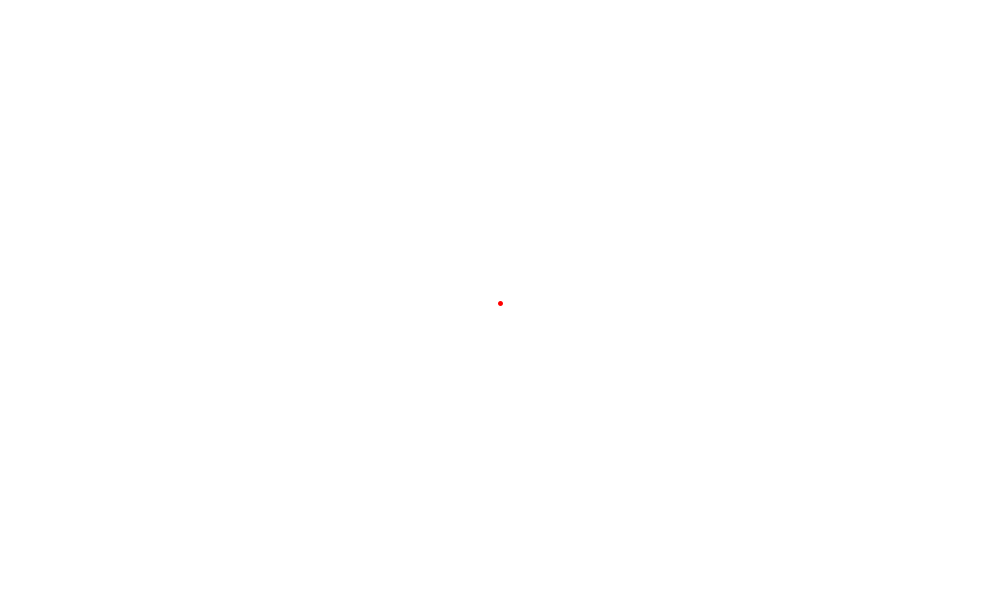
Frame 1 (no input)
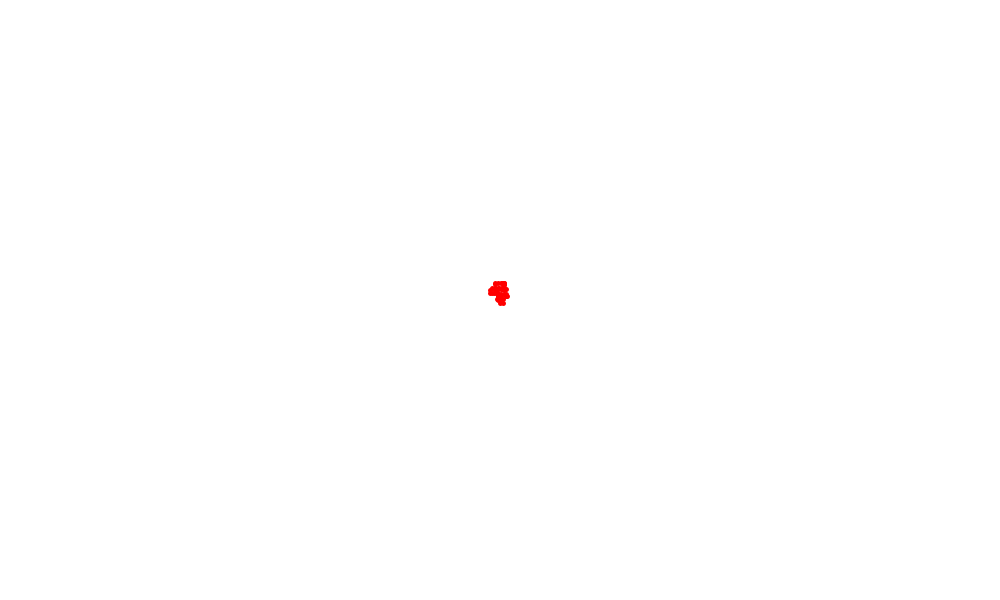
Frame 60 (the mouse pressed at the canvas centre just before this capture)
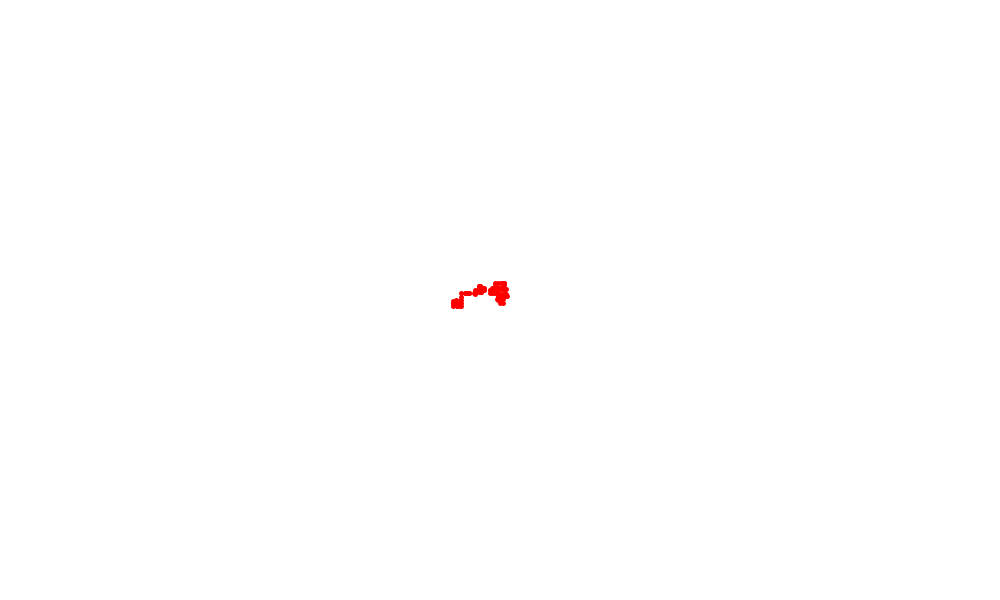
Frame 120 (the mouse held since frame 60 and released just before this capture)

The Processing sketch that drew these frames (run headless with seeded random() and noise(); from frame 60 on, the mouse is pressed at the canvas centre):

// Processing sketch: exo_I_5
// ── exo_I_5.pde
import java.util.*;
Random generator;
Walker w1;

void setup() {
  size(1000, 600);
  background(255);
  generator = new Random();
  w1 = new Walker();
}

void draw() {
  w1.step();
  w1.display();
}

// ── Walker.pde
class Walker {
  int x;
  int y;

  //Constructeur
  Walker() {
    x = width/2; //Désigne le centre de la fenêtre
    y = height/2;
  }

  //Affichage de l'objet
  void display() {
    strokeWeight(5);
    stroke(255, 0, 0);
    point(x, y);
  }

  //Marche aléatoire
  void step() {
    float mouvement;
    float num = (float) generator.nextGaussian();
    float sd = 3;
    float mean = 1;
    mouvement = abs(sd * num + mean);
    
    int r = int(random(0, 4));
    if (r == 0) {
      x -= mouvement;
    } else if (r == 1) {
      x += mouvement;
    } else if (r == 2) {
      y += mouvement;
    } else {
      y -= mouvement;
    }
    println(r);
  }
}
